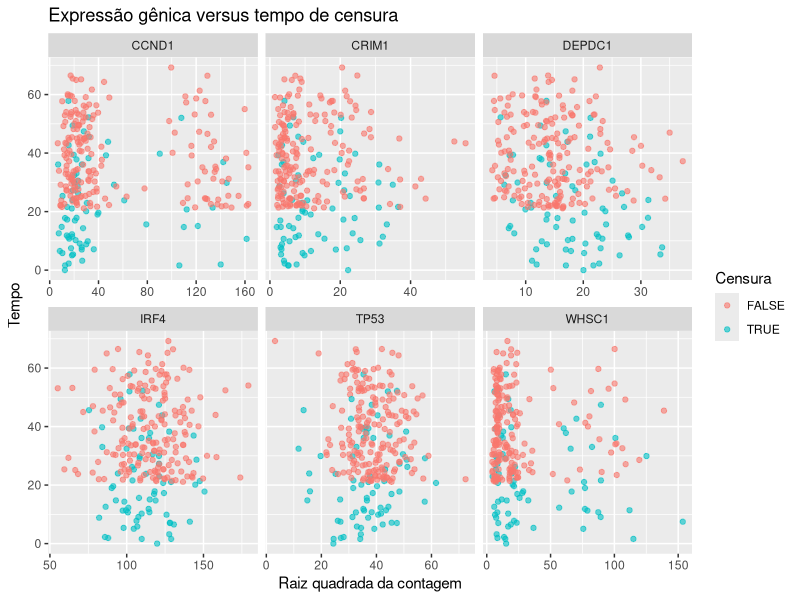
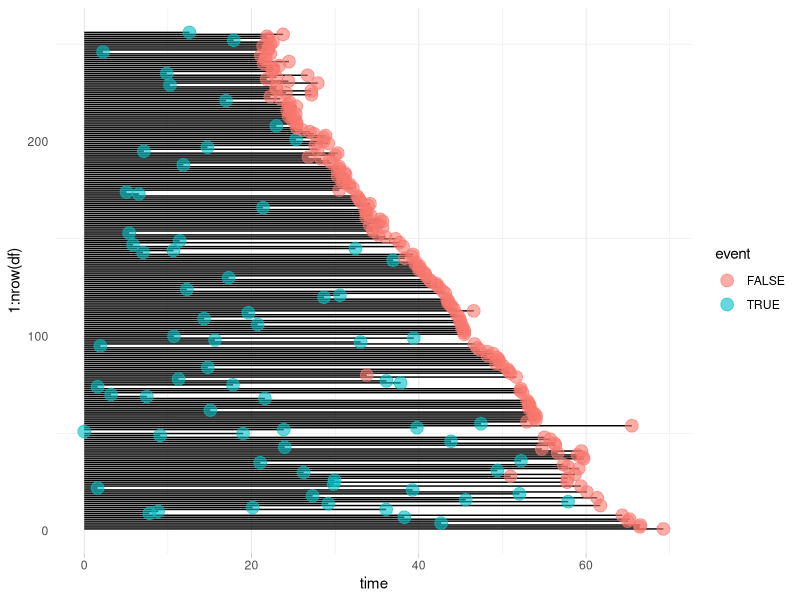

Generate these figures, in order, with R: (Note: this script raises an error after producing the figures.)
## ---- chunk 1
library(tidyverse)
library(survival)
library(survminer)
library(knitr)
## ---- chunk 2
# Conjunto de dados utilizado
df <- survminer::myeloma %>% rownames_to_column %>% tibble
df$event <- as.logical(df$event)
head(df)
## ---- chunk 3
## trocar por tempo vs raiz quadrada da contagem
gex_cols <- c("CCND1", "CRIM1", "DEPDC1","IRF4","TP53","WHSC1")  

df %>% pivot_longer(cols = gex_cols) %>% 
ggplot(aes(y=time, x=sqrt(value))) +
  geom_point( aes(color=event), alpha=0.6) +
  facet_wrap(~name, scales = "free_x") +
  labs(x = "Raiz quadrada da contagem",
       y = "Tempo",
       color = "Censura",
       title = "Expressão gênica versus tempo de censura")
## ---- chunk 4
## trocar por tempo vs raiz quadrada da contagem
  df %>% 
ggplot(aes(x=1:nrow(df), y=time)) +
  geom_segment( aes(x=1:nrow(df), xend=1:nrow(df), y=0, yend=time)) +
  geom_point( aes(color=event), size=4, alpha=0.6) +
  theme_light() +
  coord_flip() +
  theme(
    panel.grid.major.y = element_blank(),
    panel.border = element_blank(),
    axis.ticks.y = element_blank()
  )
## ---- chunk 5
km_fit <- survfit(Surv(time, event) ~ 1, data = df)
## ---- chunk 6
ggsurvplot(km_fit)
## ---- chunk 7
summary(km_fit, times = c(0,1:70))
## ---- chunk 8
m <- matrix(c(0.91,0.83,0.78,0.67,0.60), ncol = 5)

colnames(m) <- c("1 year", "2 years", "3 years", "4 years", "5 years")

surv_times <- as_tibble(m)

kable(surv_times)
## ---- chunk 9
res.cut <- surv_cutpoint(df, time = "time", event = "event",
                         variables = c("CRIM1", "DEPDC1", "WHSC1",
                                       "CCND1", "IRF4", "TP53"),
                         progressbar = FALSE)
summary(res.cut)
## ---- chunk 10
genes <- c("CCND1", "CRIM1","DEPDC1", "IRF4", "TP53", "WHSC1")
#plotando a distribuicao de cada gene
for(gene in genes){
  print(plot(res.cut, gene, pallete = "npg"))
}
# plot(res.cut, "CRIM1", pallete = "npg")
## ---- chunk 11
res.cat <- surv_categorize(res.cut)
head(res.cat)
## ---- chunk 12
#defyning each fit for each gene
fit1 <- survfit(Surv(time, event) ~ CCND1, data = res.cat)
fit2 <- survfit(Surv(time, event) ~ CRIM1, data = res.cat)
fit3 <- survfit(Surv(time, event) ~ DEPDC1, data = res.cat)
fit4 <- survfit(Surv(time, event) ~ IRF4, data = res.cat)
fit5 <- survfit(Surv(time, event) ~ TP53, data = res.cat)
fit6 <- survfit(Surv(time, event) ~ WHSC1, data = res.cat)
#List of ggsurvplots
splots <- list()
splots[[1]] <- ggsurvplot(fit1, data = df, risk.table = TRUE, risk.table.height = 0.3,
                          ggtheme = theme_minimal())
splots[[2]] <- ggsurvplot(fit2, data = df, risk.table = TRUE, risk.table.height = 0.3,
                          ggtheme = theme_minimal())
splots[[3]] <- ggsurvplot(fit3, data = df, risk.table = TRUE, risk.table.height = 0.3,
                          ggtheme = theme_minimal())
splots[[4]] <- ggsurvplot(fit4, data = df, risk.table = TRUE, risk.table.height = 0.3,
                          ggtheme = theme_minimal())
splots[[5]] <- ggsurvplot(fit5, data = df, risk.table = TRUE, risk.table.height = 0.3,
                          ggtheme = theme_minimal())
splots[[6]] <- ggsurvplot(fit6, data = df, risk.table = TRUE, risk.table.height = 0.3,
                          ggtheme = theme_minimal())
# #arrange multiple ggsurvplots
# arrange_ggsurvplots(splots, print = TRUE, 
#                     ncol = 3, nrow = 2)


if (FALSE) { #set to TRUE to save the results in a pdf
# Arrange and save into pdf file
res <- arrange_ggsurvplots(splots, print = FALSE)
ggsave("myfile.pdf", res)
}

## ---- chunk 13
  fit <- survfit(Surv(time, event) ~ chr1q21_status, data = df)

ggsurvplot(
   fit,                     # survfit object with calculated statistics.
   data = df,  # data used to fit survival curves. 
   risk.table = TRUE,       # show risk table.
   pval = TRUE,             # show p-value of log-rank test.
   conf.int = TRUE,         # show confidence intervals for 
                            # point estimaes of survival curves.
   xlim = c(0,65),        # present narrower X axis, but not affect
                            # survival estimates.
   break.time.by = 5,     # break X axis in time intervals by 500.
   ggtheme = theme_minimal(), # customize plot and risk table with a theme.
 risk.table.y.text.col = T, # colour risk table text annotations.
  risk.table.y.text = FALSE # show bars instead of names in text annotations
                            # in legend of risk table
)
## ---- chunk 14
# estimativas de nelson aalen
plot(-log(fit$surv))
